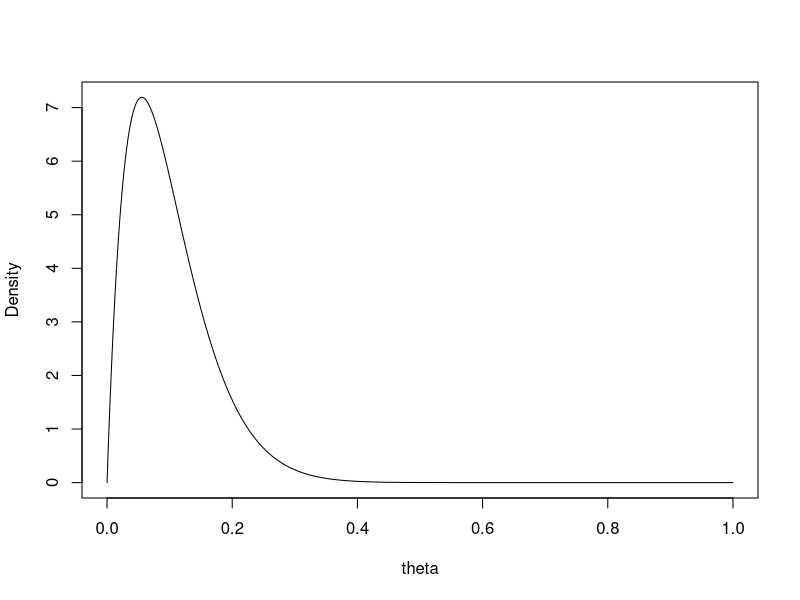

R code for this plot:
## ---- chunk 1
a<-sample(c(2:5),1)
b<-sample(c(10:30),1)

d<-sample(c('g','b'),1)

dis<- if (d=='g'){
  paste("$Ga(",a,",",b,")$")
} else if (d=='b'){
  paste("$Be(",a,",",b,")$")
}

x1<-seq(0,1,length=1000)
x2<-seq(0,5,length=1000)
x<- if (d=='g'){
  x2
} else if (d=='b'){
  x1
}

dis2<-if(d=='b'){
  dbeta(x1,a,b)
} else if(d=='g'){
  dgamma(x2,a,b)
}

dens<- if (d=='g'){
  paste("\\pi(\\theta|\\textbf{x})=",round((1/factorial(a-1))*b^a,0),"\\theta^{",a-1,"}e^{-",b,"\\theta}, \\theta > 0.")
} else if (d=='b'){
  paste("\\pi(\\theta|\\textbf{x})=",1/((factorial(a-1)*factorial(b-1))/factorial(a+b-1)),"\\theta^",a-1,"(1-\\theta)^",b-1,", 0 < \\theta < 1.")
}

dens2<-dens<- if (d=='g'){
  paste("\\int^b_a\\pi(\\theta|\\textbf{x})=",round((1/factorial(a-1))*b^a,0),"\\theta^{",a-1,"}e^{-",b,"\\theta}=1-\\alpha.")
} else if (d=='b'){
  paste("\\int^b_a\\pi(\\theta|\\textbf{x})=",1/((factorial(a-1)*factorial(b-1))/factorial(a+b-1)),"\\theta^",a-1,"(1-\\theta)^",b-1,"=1-\\alpha.")
}

func<- if(d=='g'){
  paste("
        g=function(a){ 

        b=qgamma(0.95+pgamma(a,",a,",",b,"),",a,",",b,")

        (dgamma(a,",a,",",b,")-dgamma(b,",a,",",b,"))^2

        } 

        res=optimise(g, lower=0, upper=qgamma(0.025,",a,",",b,")

        a=res$minimum

        b=qgamma(0.95+pgamma(a,",a,",",b,"),",a,",",b,")")
} else if (d=='b'){
   paste("
        g=function(a){ 

        b=qbeta(0.95+pbeta(a,",a,",",b,"),",a,",",b,")

        (dbeta(a,",a,",",b,")-dbeta(b,",a,",",b,"))^2

        }

        res=optimise(g, lower=0, upper=qbeta(0.025,",a,",",b,")

        a=res$minimum

        b=qbeta(0.95+pbeta(a,",a,",",b,"),",a,",",b,")
        ")
}

   f=function(c1){
d1=qgamma(0.95+pgamma(c1,a,b),a,b)
(dgamma(c1,a,b)-dgamma(d1,a,b))^2
   }
res=optimise(f, lower=0, upper=qgamma(0.025,a,b))
c1=res$minimum 
d1=qgamma(0.95+pgamma(c1,a,b),a,b)

  f2=function(c2){ 
d2=qbeta(0.95+pbeta(c2,a,b),a,b)
(dbeta(c2,a,b)-dbeta(d2,a,b))^2 
}
res=optimize(f2, lower=0, upper=qbeta(0.025,a,b))
c2=res$minimum 
d2=qbeta(0.95+pbeta(c2,a,b),a,b)

sol <- if (d=='g'){
paste("and gives $a$=",round(c1,4), "and $b$=",round(d1,4), ", thus the 95% HDI is (",round(c1,4),",",round(d1,4),").")
} else if (d=='b'){
paste("and gives $a$=",round(c2,4), "and $b$=",round(d2,4), ", thus the 95% HDI is (",round(c2,4),",",round(d2,4),").")
}
## ---- chunk 2
plot(x,dis2,type='l',xlab='theta',ylab='Density') 
